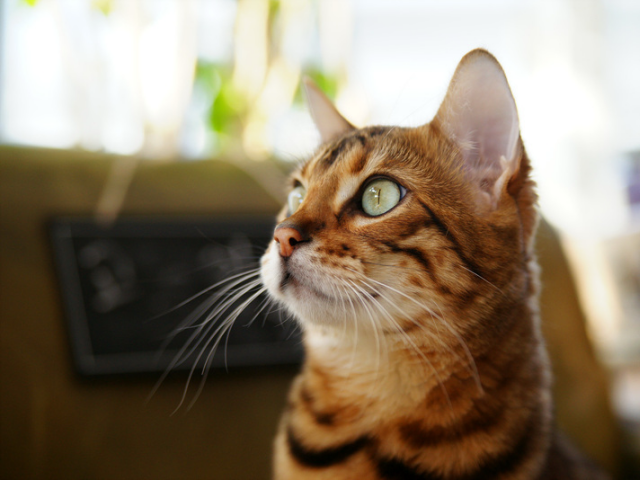
#> input picture 4장.5장/ch05/cat.bmp, 640 x 480 px
$ python '대칭.py'
#> lines starting #> are read from the running program, lines starting #| are printed output that depends on the picture
import sys
import numpy as np
import cv2

src = cv2.imread("cat.bmp")
#> src is the input picture: shape (480, 640, 3); mean B, G, R 104.5, 125.6, 140.8

dst1 = cv2.flip(src, 1)  # 좌우
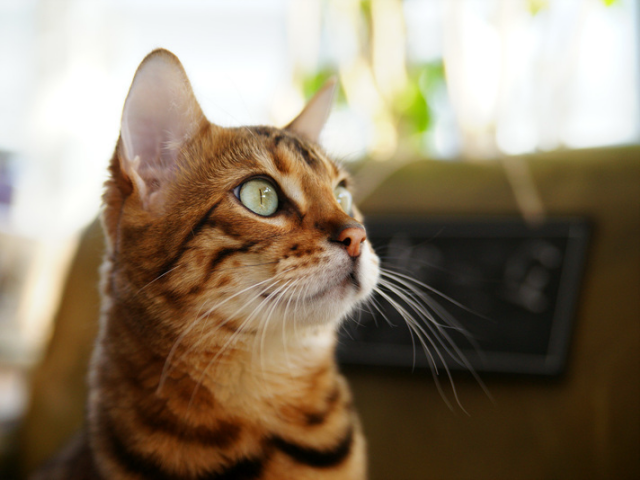
#> dst1: shape (480, 640, 3); mean B, G, R 104.5, 125.6, 140.8
dst2 = cv2.flip(src, 0)  # 상하
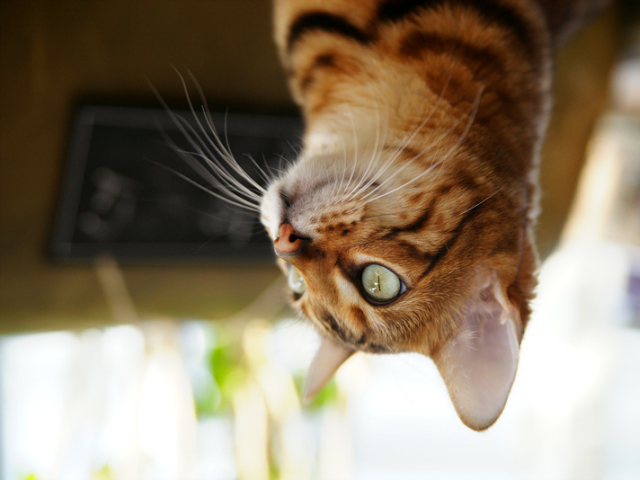
#> dst2: shape (480, 640, 3); mean B, G, R 104.5, 125.6, 140.8
dst3 = cv2.flip(src, -1)  # 상하&좌우
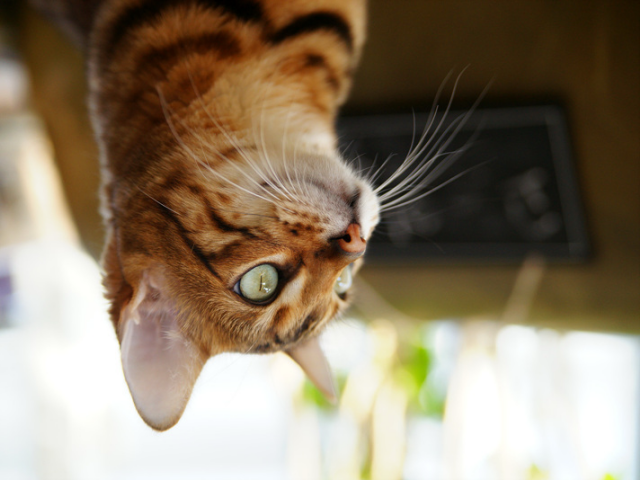
#> dst3: shape (480, 640, 3); mean B, G, R 104.5, 125.6, 140.8

cv2.imshow("src", src)
cv2.imshow("dst1", dst1)
cv2.imshow("dst2", dst2)
cv2.imshow("dst3", dst3)
cv2.waitKey()
cv2.destroyAllWindows()

$ run again, with 4장.5장/ch05/rose.bmp copied over 4장.5장/ch05/cat.bmp
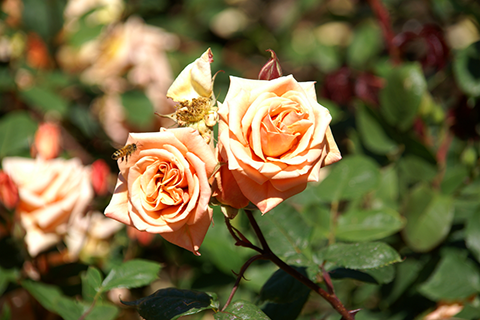
#> input picture 4장.5장/ch05/rose.bmp, 480 x 320 px
#> src is the input picture: shape (320, 480, 3); mean B, G, R 63.1, 103.6, 116.2
#> `dst2 = cv2.flip(src, 0)`:
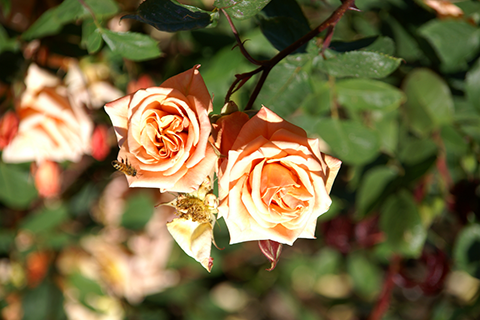
#> dst2: shape (320, 480, 3); mean B, G, R 63.1, 103.6, 116.2
#> `dst3 = cv2.flip(src, -1)`:
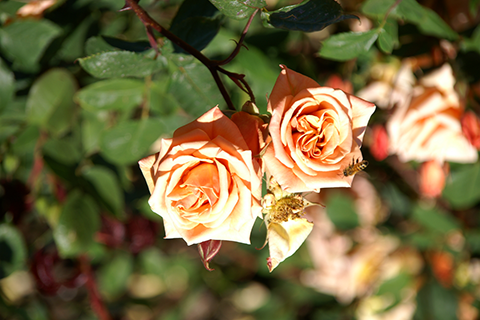
#> dst3: shape (320, 480, 3); mean B, G, R 63.1, 103.6, 116.2

$ run again, with 4장.5장/ch05/tekapo.bmp copied over 4장.5장/ch05/cat.bmp
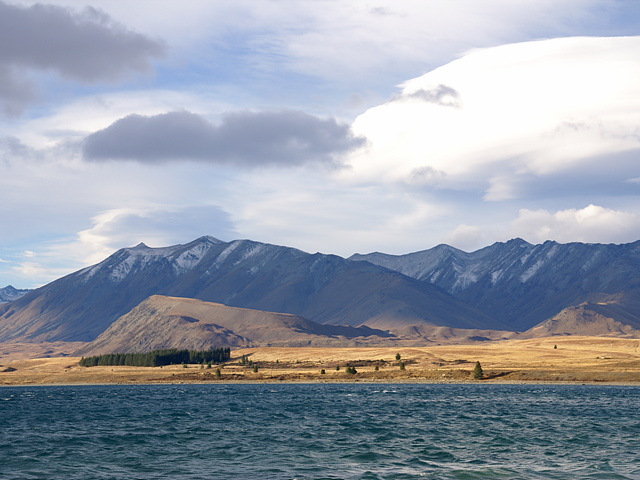
#> input picture 4장.5장/ch05/tekapo.bmp, 640 x 480 px
#> src is the input picture: shape (480, 640, 3); mean B, G, R 169.8, 157.4, 149.7
#> `dst2 = cv2.flip(src, 0)`:
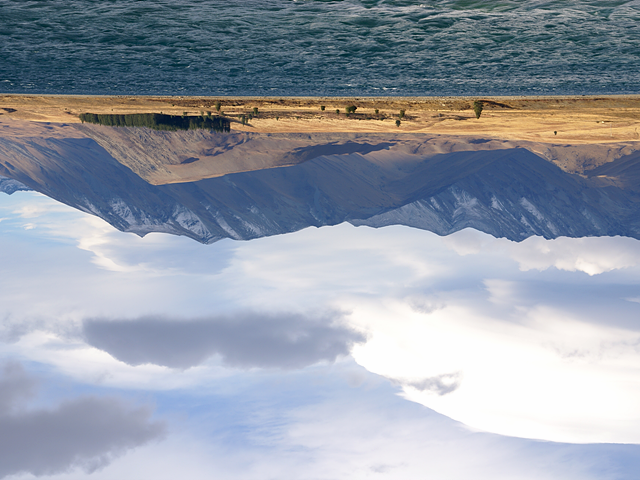
#> dst2: shape (480, 640, 3); mean B, G, R 169.8, 157.4, 149.7
#> `dst3 = cv2.flip(src, -1)`:
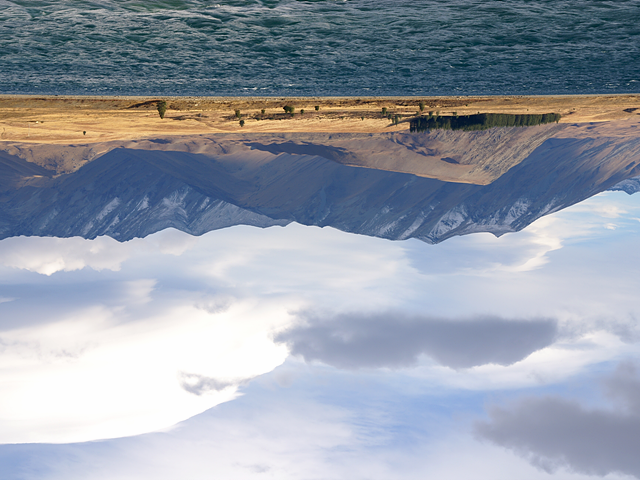
#> dst3: shape (480, 640, 3); mean B, G, R 169.8, 157.4, 149.7
